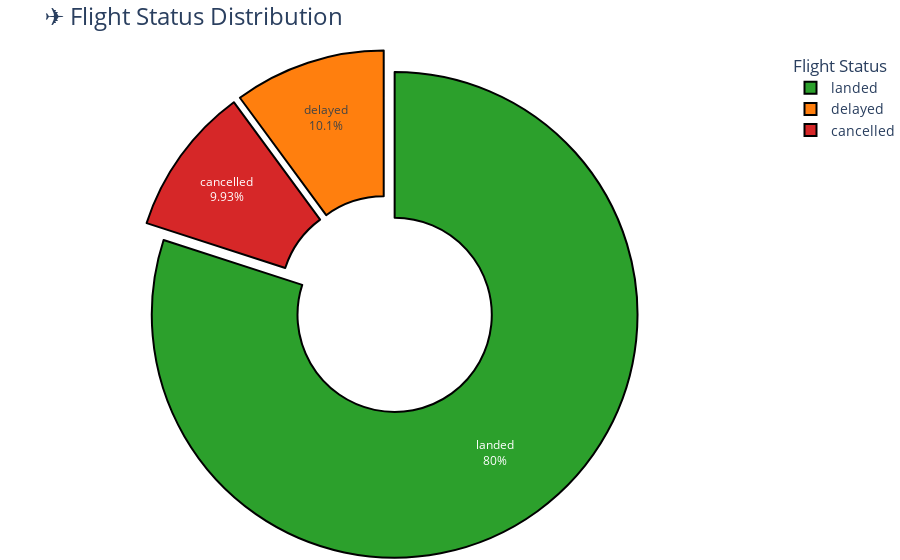

Notebook source saved alongside this figure:
### Code cell
flight_status_counts_pd = flight_status_counts.toPandas()
# Custom colors for each status
colors = {
    'landed': '#2ca02c',       # green
    'delayed': '#ff7f0e',      # orange
    'cancelled': '#d62728',    # red
    'scheduled': '#1f77b4'     # blue
}

fig = px.pie(
    flight_status_counts_pd,
    names='flight_status',
    values='count',
    title='✈️ Flight Status Distribution',
    color='flight_status',
    color_discrete_map=colors,
    hole=0.4  # makes it a donut chart
)

# Add count + percentage inside slices
fig.update_traces(textinfo='percent+label', pull=[0.05, 0.05, 0.05, 0.05], marker=dict(line=dict(color='#000000', width=2)))

# Layout styling
fig.update_layout(
    title_font_size=24,
    legend_title_text='Flight Status',
    legend_font_size=14,
    margin=dict(t=50, b=0, l=0, r=0)
)

fig.show()

### Figure 1 — Plotly figure (JSON) as saved in the notebook; plotly's stock layout.template omitted (floating-point values rounded to 4 significant figures)
{"data": [{"customdata": [["landed"], ["delayed"], ["cancelled"]], "domain": {"x": [0, 1], "y": [0, 1]}, "hole": 0.4, "hovertemplate": "flight_status=%{customdata[0]}<br>count=%{value}<extra></extra>", "labels": ["landed", "delayed", "cancelled"], "legendgroup": "", "marker": {"colors": ["#2ca02c", "#ff7f0e", "#d62728"], "line": {"color": "#000000", "width": 2}}, "name": "", "pull": [0.05, 0.05, 0.05, 0.05], "showlegend": true, "textinfo": "percent+label", "type": "pie", "values": [79984, 10088, 9928]}], "layout": {"legend": {"font": {"size": 14}, "title": {"text": "Flight Status"}, "tracegroupgap": 0}, "margin": {"b": 0, "l": 0, "r": 0, "t": 50}, "title": {"font": {"size": 24}, "text": "✈️ Flight Status Distribution"}}}
